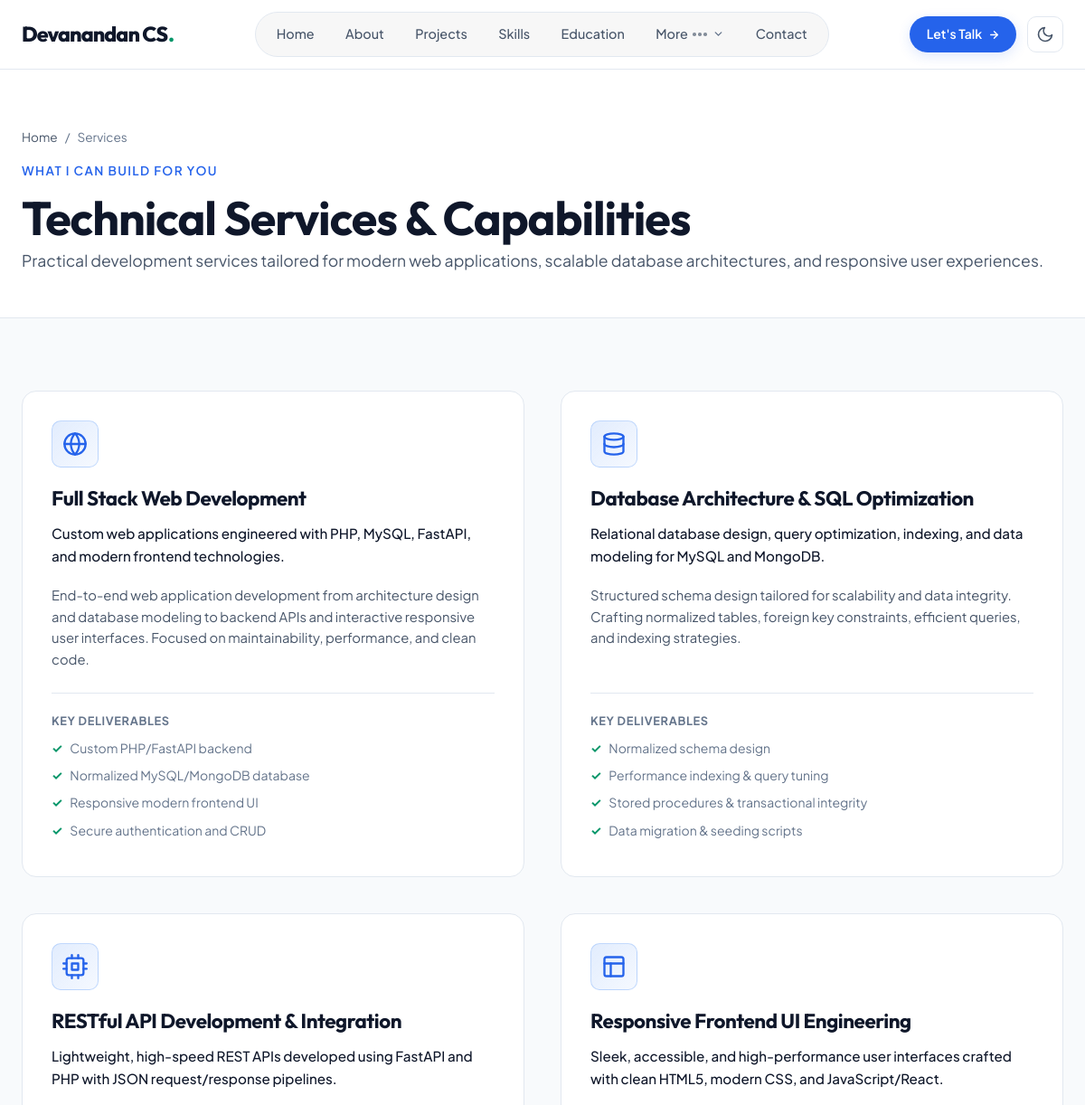
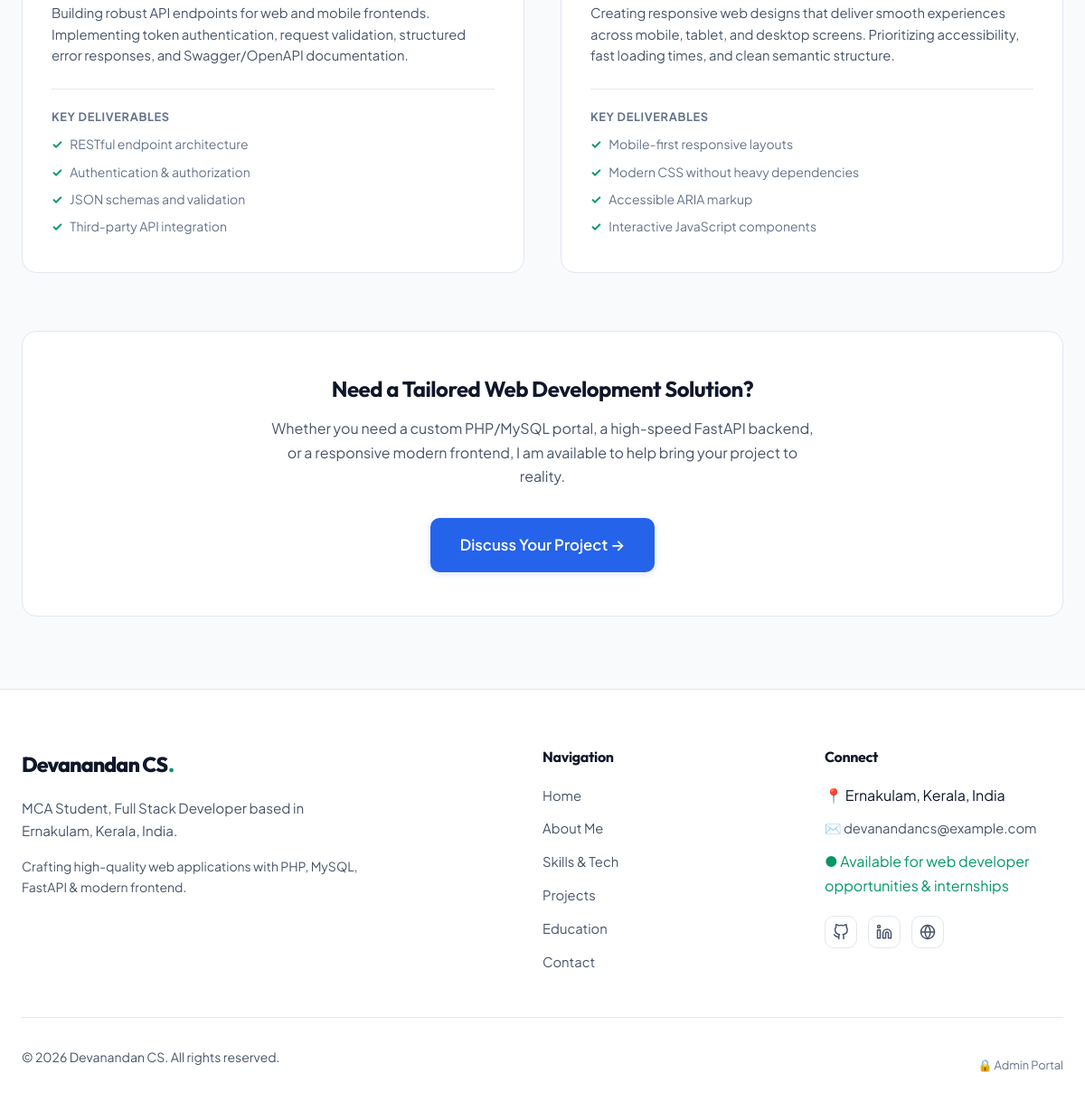
/services.php, run on the app's committed database (2 pictures, top to bottom).
### tables this page shows
CREATE TABLE IF NOT EXISTS `profile` (
    `id` INT UNSIGNED AUTO_INCREMENT PRIMARY KEY,
    `full_name` VARCHAR(100) NOT NULL DEFAULT 'Devanandan CS',
    `displayed_name` VARCHAR(100) NOT NULL DEFAULT 'Devanandan CS',
    `professional_title` VARCHAR(150) NOT NULL DEFAULT 'MCA Student, Full Stack Developer',
    `tagline` VARCHAR(255) NOT NULL,
    `bio` TEXT NOT NULL,
    `location` VARCHAR(150) NOT NULL DEFAULT 'Ernakulam, Kerala, India',
    `email` VARCHAR(120) NOT NULL DEFAULT 'devanandancs@example.com',
    `phone` VARCHAR(30) DEFAULT NULL,
    `career_goal` VARCHAR(255) NOT NULL DEFAULT 'Become a web developer',
    `availability_status` VARCHAR(100) NOT NULL DEFAULT 'Available for opportunities',
    `profile_photo` VARCHAR(255) DEFAULT NULL,
    `resume_file` VARCHAR(255) DEFAULT NULL,
    `github_url` VARCHAR(255) DEFAULT 'https://github.com',
    `linkedin_url` VARCHAR(255) DEFAULT 'https://linkedin.com',
    `updated_at` TIMESTAMP DEFAULT CURRENT_TIMESTAMP ON UPDATE CURRENT_TIMESTAMP
);

CREATE TABLE IF NOT EXISTS `services` (
    `id` INT UNSIGNED AUTO_INCREMENT PRIMARY KEY,
    `title` VARCHAR(150) NOT NULL,
    `short_description` VARCHAR(255) NOT NULL,
    `full_description` TEXT NOT NULL,
    `deliverables` TEXT DEFAULT NULL,
    `icon` VARCHAR(60) NOT NULL DEFAULT 'code',
    `is_active` TINYINT(1) NOT NULL DEFAULT 1,
    `display_order` INT NOT NULL DEFAULT 0,
    `created_at` TIMESTAMP DEFAULT CURRENT_TIMESTAMP,
    INDEX `idx_services_active` (`is_active`),
    INDEX `idx_services_order` (`display_order`)
);

CREATE TABLE IF NOT EXISTS `social_links` (
    `id` INT UNSIGNED AUTO_INCREMENT PRIMARY KEY,
    `platform` VARCHAR(60) NOT NULL,
    `url` VARCHAR(255) NOT NULL,
    `icon` VARCHAR(60) NOT NULL,
    `display_order` INT NOT NULL DEFAULT 0,
    `is_active` TINYINT(1) NOT NULL DEFAULT 1,
    `created_at` TIMESTAMP DEFAULT CURRENT_TIMESTAMP,
    INDEX `idx_social_order` (`display_order`)
);

### services.php (the view, shortened to what the rows shown need)
<?php
require_once __DIR__ . '/includes/header.php';
$db = get_db();
$servicesList = [];
try {
    $stmt = $db->query("SELECT * FROM services WHERE is_active = 1 ORDER BY display_order ASC");
    $servicesList = $stmt->fetchAll();
} catch (Exception $e) {}
?>
<header class="page-hero">
    <div class="container">
        <h1>Technical Services &amp; Capabilities</h1>
    </div>
</header>
<section class="section">
    <div class="container">
        <div class="grid-2" style="gap: 2.5rem;">
            <?php foreach ($servicesList as $service): ?>
                <?php
                    $deliverables = explode("\n", $service['deliverables'] ?? '');
                ?>
                <div class="service-card">
                    <div class="service-icon-box">
                        <?php if ($service['icon'] === 'database'): ?>
                            <svg width="28" height="28" viewBox="0 0 24 24" fill="none" stroke="currentColor" stroke-width="2" stroke-linecap="round" stroke-linejoin="round"><ellipse cx="12" cy="5" rx="9" ry="3"></ellipse><path d="M21 12c0 1.66-4 3-9 3s-9-1.34-9-3"></path><path d="M3 5v14c0 1.66 4 3 9 3s9-1.34 9-3V5"></path></svg>
                        <?php elseif ($service['icon'] === 'cpu'): ?>
                            <svg width="28" height="28" viewBox="0 0 24 24" fill="none" stroke="currentColor" stroke-width="2" stroke-linecap="round" stroke-linejoin="round"><rect x="4" y="4" width="16" height="16" rx="2" ry="2"></rect><rect x="9" y="9" width="6" height="6"></rect><line x1="9" y1="1" x2="9" y2="4"></line><line x1="15" y1="1" x2="15" y2="4"></line><line x1="9" y1="20" x2="9" y2="23"></line><line x1="15" y1="20" x2="15" y2="23"></line><line x1="20" y1="9" x2="23" y2="9"></line><line x1="20" y1="14" x2="23" y2="14"></line><line x1="1" y1="9" x2="4" y2="9"></line><line x1="1" y1="14" x2="4" y2="14"></line></svg>
                        <?php elseif ($service['icon'] === 'layout'): ?>
                            <svg width="28" height="28" viewBox="0 0 24 24" fill="none" stroke="currentColor" stroke-width="2" stroke-linecap="round" stroke-linejoin="round"><rect x="3" y="3" width="18" height="18" rx="2" ry="2"></rect><line x1="3" y1="9" x2="21" y2="9"></line><line x1="9" y1="21" x2="9" y2="9"></line></svg>
                        <?php endif; ?>
                    </div>
                    <h2 class="service-title" style="font-size: 1.4rem;"><?= e($service['title']) ?></h2>
                    <p class="service-summary" style="font-weight: 500; color: var(--text-primary);"><?= e($service['short_description']) ?></p>
                    <p style="font-size: 0.925rem; color: var(--text-secondary); line-height: 1.6; margin-bottom: 1.5rem;">
                        <?= nl2br(e($service['full_description'])) ?>
                    </p>
                    <?php if (!empty($deliverables)): ?>
                        <div style="margin-top: auto; padding-top: 1.25rem; border-top: 1px solid var(--border-color);">
                            <span style="font-size: 0.8rem; font-weight: 700; text-transform: uppercase; color: var(--text-muted); letter-spacing: 0.05em; display: block; margin-bottom: 0.5rem;">Key Deliverables</span>
                            <ul class="service-deliverables" style="border-top: none; padding-top: 0;">
                                <?php foreach ($deliverables as $deliv): ?>
                                    <?php if (trim($deliv)): ?>
                                        <li><?= e(trim($deliv)) ?></li>
                                    <?php endif; ?>
                                <?php endforeach; ?>
                            </ul>
                        </div>
                    <?php endif; ?>
                </div>
            <?php endforeach; ?>
        </div>
    </div>
</section>
<?php include __DIR__ . '/includes/footer.php'; ?>

### includes/navbar.php (shortened to what the rows shown need)
<?php
$profile = get_profile();
$displayedName = !empty($profile['displayed_name']) ? $profile['displayed_name'] : (!empty($profile['full_name']) ? $profile['full_name'] : 'Portfolio');
?>
<header class="site-header" id="site-header">
    <div class="container">
        <nav class="navbar" aria-label="Main Portfolio Navigation">
            <a href="<?= url('') ?>" class="nav-brand" aria-label="<?= e($displayedName) ?> Home">
                <span class="brand-monogram"><?= e($displayedName) ?><span class="brand-accent-dot">.</span></span>
            </a>
        </nav>
    </div>
</header>

### includes/footer.php (shortened to what the rows shown need)
<?php
$profile = get_profile();
$displayedName = !empty($profile['displayed_name']) ? $profile['displayed_name'] : (!empty($profile['full_name']) ? $profile['full_name'] : 'Portfolio');
$footerTagline = get_setting('footer_tagline', 'Crafting high-quality web applications with PHP, MySQL, FastAPI & modern frontend.');
$rawCopyright = get_setting('footer_copyright', '© ' . date('Y') . ' ' . $displayedName . '. All rights reserved.');
$footerCopyright = str_ireplace('Devanandan CS', $displayedName, $rawCopyright);
$socialLinks = [];
try {
    $db = get_db();
    $stmt = $db->query("SELECT * FROM social_links WHERE is_active = 1 ORDER BY display_order ASC");
    $socialLinks = $stmt->fetchAll();
} catch (Exception $e) {
}
?>
    </main>
    <footer class="site-footer" id="site-footer">
        <div class="container">
            <div class="footer-grid">
                <div class="footer-col footer-col-brand">
                    <a href="<?= url('') ?>" class="nav-brand" aria-label="<?= e($displayedName) ?> Home">
                        <span class="brand-monogram"><?= e($displayedName) ?><span class="brand-accent-dot">.</span></span>
                    </a>
                    <p class="footer-brand-bio">
                        <?= e($profile['professional_title'] ?? 'MCA Student, Full Stack Developer') ?> based in <?= e($profile['location'] ?? 'Ernakulam, Kerala, India') ?>.
                    </p>
                    <p class="footer-brand-bio" style="margin-top: 0.5rem; font-size: 0.875rem;">
                        <?= e($footerTagline) ?>
                    </p>
                </div>
                <div class="footer-col">
                    <ul class="footer-links">
                        <li><span>📍 <?= e($profile['location'] ?? 'Ernakulam, Kerala, India') ?></span></li>
                        <li><a href="mailto:<?= e($profile['email'] ?? 'devanandancs@example.com') ?>">✉️ <?= e($profile['email'] ?? 'devanandancs@example.com') ?></a></li>
                        <li><span style="color: var(--accent-emerald);">● <?= e($profile['availability_status'] ?? 'Available for opportunities') ?></span></li>
                    </ul>
                    <?php if (!empty($socialLinks)): ?>
                        <div class="social-pills" style="margin-top: 1.25rem;">
                            <?php foreach ($socialLinks as $link): ?>
                                <a href="<?= e($link['url']) ?>" target="_blank" rel="noopener noreferrer" class="social-pill" title="<?= e($link['platform']) ?>">
                                </a>
                            <?php endforeach; ?>
                        </div>
                    <?php endif; ?>
                </div>
            </div>
            <div class="footer-bottom">
                <p><?= e($footerCopyright) ?></p>
                <div class="footer-admin-link">
                    <a href="<?= url('admin/login.php') ?>" style="color: var(--text-muted); font-size: 0.8rem;">🔒 Admin Portal</a>
                </div>
            </div>
        </div>
    </footer>
</body>
</html>

### data on the page
profile: displayed_name "Devanandan CS", professional_title "MCA Student, Full Stack Developer", location "Ernakulam, Kerala, India", email "devanandancs@example.com", availability_status "Available for web developer opportunities & internships", displayed_name "© 2026 Devanandan CS. All rights reserved."
services: icon "globe" (drawn), title "Full Stack Web Development", short_description "Custom web applications engineered with PHP, MySQL, FastAPI, and modern frontend technologies.", full_description "End-to-end web application development from architecture design and database modeling to backend APIs and interactive responsive user interfaces. Focused on maintainability, performance, and clean code.", deliverables "Custom PHP/FastAPI backend", deliverables "Normalized MySQL/MongoDB database", deliverables "Responsive modern frontend UI", deliverables "Secure authentication and CRUD"
services: icon "database" (drawn), title "Database Architecture & SQL Optimization", short_description "Relational database design, query optimization, indexing, and data modeling for MySQL and MongoDB.", full_description "Structured schema design tailored for scalability and data integrity. Crafting normalized tables, foreign key constraints, efficient queries, and indexing strategies.", deliverables "Normalized schema design", deliverables "Performance indexing & query tuning", deliverables "Stored procedures & transactional integrity", deliverables "Data migration & seeding scripts"
services: icon "cpu" (drawn), title "RESTful API Development & Integration", short_description "Lightweight, high-speed REST APIs developed using FastAPI and PHP with JSON request/response pipelines.", full_description "Building robust API endpoints for web and mobile frontends. Implementing token authentication, request validation, structured error responses, and Swagger/OpenAPI documentation.", deliverables "RESTful endpoint architecture", deliverables "Authentication & authorization", deliverables "JSON schemas and validation", deliverables "Third-party API integration"
services: icon "layout" (drawn), title "Responsive Frontend UI Engineering", short_description "Sleek, accessible, and high-performance user interfaces crafted with clean HTML5, modern CSS, and JavaScript/React.", full_description "Creating responsive web designs that deliver smooth experiences across mobile, tablet, and desktop screens. Prioritizing accessibility, fast loading times, and clean semantic structure.", deliverables "Mobile-first responsive layouts", deliverables "Modern CSS without heavy dependencies", deliverables "Accessible ARIA markup", deliverables "Interactive JavaScript components"
social_links: platform "GitHub" (drawn)
social_links: platform "LinkedIn" (drawn)
social_links: platform "Email" (drawn)

### other printed values
$footerTagline "Crafting high-quality web applications with PHP, MySQL, FastAPI & modern frontend."
